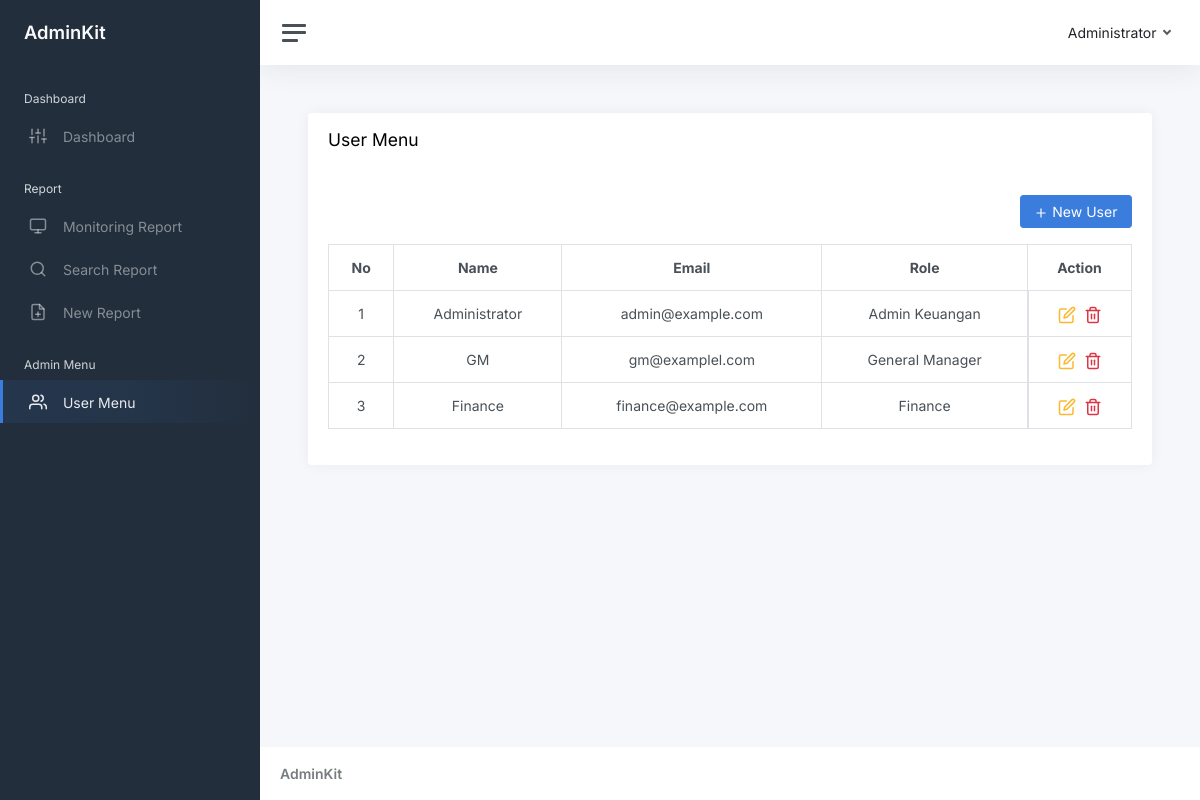
Page /user-menu.php (signed in) on the earlier database version.
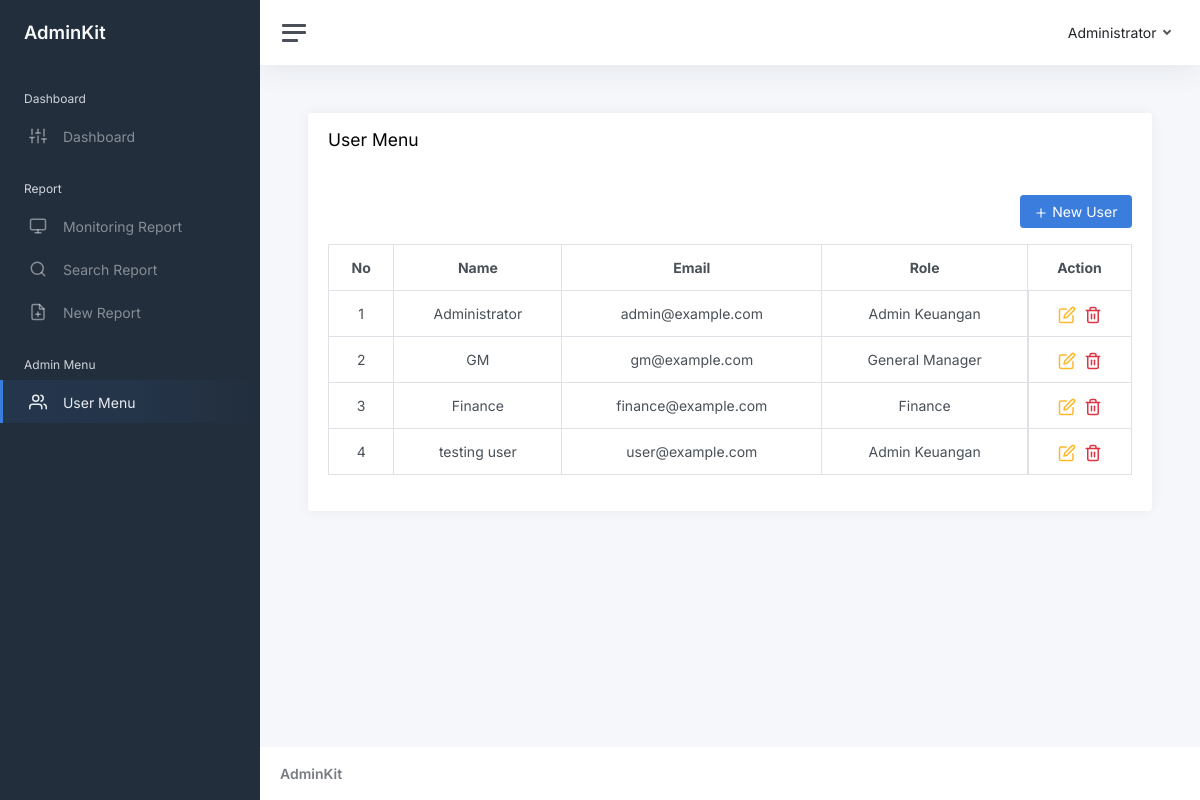
Same page on the later database version.
### tables this page shows
CREATE TABLE IF NOT EXISTS `users` (
  `id` int NOT NULL AUTO_INCREMENT,
  `name` varchar(256) NOT NULL,
  `email` varchar(256) NOT NULL,
  `password` varchar(256) NOT NULL,
  `role_id` int NOT NULL,
  `created_at` datetime NOT NULL,
  `updated_at` datetime NOT NULL,
  PRIMARY KEY (`id`),
  UNIQUE KEY `email` (`email`),
  KEY `role_id` (`role_id`),
  CONSTRAINT `FK_users_roles` FOREIGN KEY (`role_id`) REFERENCES `roles` (`id`) ON DELETE CASCADE
);

CREATE TABLE IF NOT EXISTS `roles` (
  `id` int NOT NULL AUTO_INCREMENT,
  `name` varchar(256) NOT NULL,
  PRIMARY KEY (`id`)
);

### middleware/auth.php (called while the page is built, shortened)
<?php
$auth = (object) $_SESSION['auth'];

### user-menu.php (the view, shortened to what the changed rows need)
<?php
include './config/database.php';
include './middleware/auth.php';
$query = "SELECT a.id AS id, a.name AS user_name, email, role_id, b.name AS role_name FROM users AS a LEFT JOIN roles AS b ON a.role_id = b.id";
$data = mysqli_query($db, $query);
$i = 1;
?>
<div class="card">
    <div class="card-body">
        <div class="table-responsive">
            <table class="table table-bordered table-hover" id="usersTable" class="display">
                <thead>
                    <tr>
                        <th class="text-center">No</th>
                        <th class="text-center">Name</th>
                        <th class="text-center">Email</th>
                        <th class="text-center">Role</th>
                        <th class="text-center">Action</th>
                    </tr>
                </thead>
                <tbody>
                    <?php while ($row = mysqli_fetch_object($data)) : ?>
                        <tr>
                            <td class="text-center"><?= $i++; ?></td>
                            <td class="text-center"><?= $row->user_name; ?></td>
                            <td class="text-center"><?= $row->email; ?></td>
                            <td class="text-center"><?= $row->role_name; ?></td>
                            <td class="d-flex justify-content-center gap-2">
                                <a href="#" id="edit" class="text-warning" data-bs-toggle-2="tooltip" data-bs-placement="top" data-bs-title="Edit" data-bs-toggle="modal" data-bs-target="#edit<?= $row->id ?>"><i class="align-middle" data-feather="edit"></i></a>
                                <a href="#" id="destroy" class="text-danger" data-bs-toggle-2="tooltip" data-bs-placement="top" data-bs-title="Delete" data-bs-toggle="modal" data-bs-target="#delete<?= $row->id ?>"><i class="align-middle" data-feather="trash-2"></i></a>
                            </td>
                        </tr>
                    <?php endwhile; ?>
                </tbody>
            </table>
        </div>
    </div>
</div>
<?php
$content = ob_get_clean();
?>
<link href="https://cdn.datatables.net/v/bs5/jq-3.7.0/dt-2.3.2/datatables.min.css" rel="stylesheet">
<?php
$css = ob_get_clean();
?>
<?php
include "./template.php";
?>

### template.php (shortened to what the changed rows need)
<!DOCTYPE html>
<html lang="en">
<head>
    <link href="https://cdn.jsdelivr.net/npm/bootstrap@5.3.7/dist/css/bootstrap.min.css" rel="stylesheet">
    <?= $css ?? '' ?>
    <link href="./public/css/app.css" rel="stylesheet">
</head>
<body>
    <div class="wrapper">
        <div class="main">
            <nav class="navbar navbar-expand navbar-light navbar-bg">
                <div class="navbar-collapse collapse">
                    <ul class="navbar-nav navbar-align">
                        <li class="nav-item dropdown">
                            <a class="nav-link dropdown-toggle d-none d-sm-inline-block" href="#" data-bs-toggle="dropdown">
                                <span class="text-dark"><?= $auth->name ?></span>
                            </a>
                        </li>
                    </ul>
                </div>
            </nav>
            <main class="content">
                <div class="container-fluid p-0">
                    <?= $content; ?>
                </div>
            </main>
        </div>
    </div>
</body>
</html>

Differences in the rows shown:
changed users "GM": email "gm@examplel.com" → "gm@example.com"
added users: name "testing user", email "user@example.com", role.name "Admin Keuangan"
